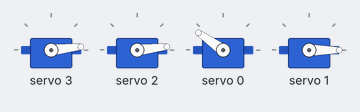
The sketch below on a simulated Arduino Uno, built with avr-gcc and run on an emulated ATmega328P. Shown: 4 × servo.

Above: at 0.05 s.
At 0.95 s:
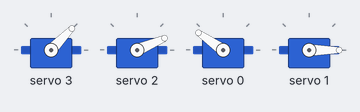
At 1.85 s:
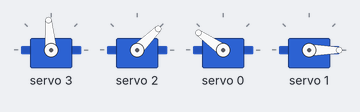
At 3.65 s:
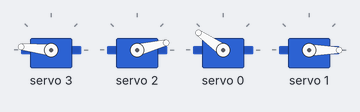
Timing chart, 0 to 8.4 s (numbered marks = the images above):
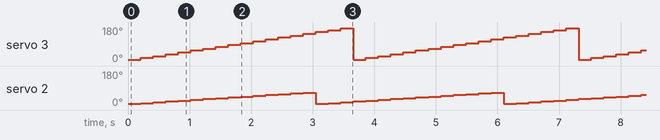

Measured:
- by itself, servo 2: repeats every 3.0 s: 14° 0.20 s, 19° 0.20 s, 23° 0.20 s, 27° 0.20 s, 32° 0.20 s, 36° 0.20 s, 40° 0.20 s, 45° 0.20 s, 49° 0.20 s, 53° 0.20 s, 58° 0.20 s, 62° 0.20 s, 66° 0.20 s, 6° 0.20 s, 10° 0.20 s
- by itself, servo 3: repeats every 3.7 s: 26° 0.20 s, 36° 0.20 s, 46° 0.20 s, 56° 0.20 s, 66° 0.20 s, 75° 0.20 s, 85° 0.20 s, 95° 0.20 s, 105° 0.20 s, 115° 0.20 s, 125° 0.20 s, 135° 0.20 s, 145° 0.20 s, 154° 0.20 s, 164° 0.20 s, 174° 0.20 s, 6° 0.20 s, 16° 0.20 s

The sketch:

PCA9685_sample.ino
```cpp
#include <PCA9685.h>            //PCA9685用ヘッダーファイル（秋月電子通商作成）

PCA9685 pwm = PCA9685(0x40);    //PCA9685のアドレス指定（アドレスジャンパ未接続時）
#define SERVOMIN 150            //最小パルス幅 (標準的なサーボパルスに設定)
#define SERVOMAX 600            //最大パルス幅 (標準的なサーボパルスに設定)

void setup() {
  Serial.begin(9600);
  pwm.begin();                   //初期設定 (アドレス0x40用)
  pwm.setPWMFreq(60);            //PWM周期を60Hzに設定 (アドレス0x40用)
}

int l = 0;
int n = 0;
int orn = 1;
void loop() {
  servo_write(3, n);
  rack_pinion(2, l);
  rc_servo(0, orn);
  rc_servo(1, -orn+1);
  l=l+1;
  n=n+10;
  if(l==15) l=0;
  if(n==180) n=0;
  delay(200);
}

void servo_write(int ch, int ang){ //動かすサーボチャンネルと角度を指定
  ang = map(ang, 0, 180, SERVOMIN, SERVOMAX); //角度（0～180）をPWMのパルス幅（150～600）に変換
  pwm.setPWM(ch, 0, ang);
  //delay(1);
}

void rc_servo(int ch, int orn){
  int pulse_w = 387; // ブレーキ
  if(orn == 0){
    //右回転
    pulse_w = 100;
//    Serial.println("cw");
  } else if(orn == 1){
    //左回転
    pulse_w = 500;
//    Serial.println("ccw");
  }
  pwm.setPWM(ch, 0, pulse_w);
}

void rack_pinion(int ch, int distance){
  float ang = map(distance, 0, 15, 0, 65); //最大15mm(65度)移動．角度に変換
  servo_write(ch, ang); //角度指定で動かす
}
```
